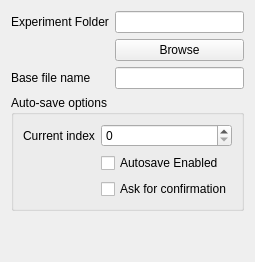
          <widget class="QWidget" name="saveSetTab">
           <attribute name="title">
            <string>Autosave</string>
           </attribute>
           <layout class="QVBoxLayout" name="verticalLayout_10" stretch="2,3,2">
            <item>
             <layout class="QFormLayout" name="formLayout_4">
              <item row="0" column="1">
               <widget class="QLineEdit" name="expDirLine"/>
              </item>
              <item row="0" column="0">
               <widget class="QLabel" name="label_11">
                <property name="text">
                 <string>Experiment Folder</string>
                </property>
               </widget>
              </item>
              <item row="1" column="1">
               <widget class="QPushButton" name="dirBrowseBtn">
                <property name="text">
                 <string>Browse</string>
                </property>
               </widget>
              </item>
              <item row="2" column="1">
               <widget class="QLineEdit" name="expBaseNameLine"/>
              </item>
              <item row="2" column="0">
               <widget class="QLabel" name="label_12">
                <property name="text">
                 <string>Base file name</string>
                </property>
               </widget>
              </item>
             </layout>
            </item>
            <item>
             <widget class="QGroupBox" name="autoSaveBox">
              <property name="title">
               <string>Auto-save options</string>
              </property>
              <layout class="QFormLayout" name="formLayout_5">
               <item row="0" column="0">
                <widget class="QLabel" name="label_13">
                 <property name="text">
                  <string>Current index</string>
                 </property>
                </widget>
               </item>
               <item row="0" column="1">
                <widget class="QSpinBox" name="autoSaveIndNum">
                 <property name="keyboardTracking">
                  <bool>false</bool>
                 </property>
                </widget>
               </item>
               <item row="2" column="1">
                <widget class="QCheckBox" name="autoSaveEnabCkBox">
                 <property name="text">
                  <string>Autosave Enabled</string>
                 </property>
                </widget>
               </item>
               <item row="3" column="1">
                <widget class="QCheckBox" name="autoSaveConfCkBox">
                 <property name="text">
                  <string>Ask for confirmation</string>
                 </property>
                </widget>
               </item>
              </layout>
             </widget>
            </item>
            <item>
             <spacer name="verticalSpacer_4">
              <property name="orientation">
               <enum>Qt::Vertical</enum>
              </property>
              <property name="sizeHint" stdset="0">
               <size>
                <width>20</width>
                <height>40</height>
               </size>
              </property>
             </spacer>
            </item>
           </layout>
          </widget>
